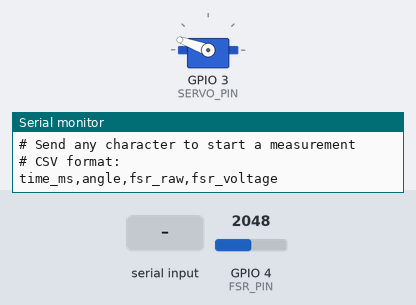
The sketch below on a simulated ESP32. Parts: servo, the last lines printed to the serial monitor. The inputs (shaded band) are chosen by the test bench; at power-on: GPIO 4 (FSR_PIN) = 2048 (analog values on the 0–4095 scale).

Above: at 3.2 s.
3.3 s: "1" received over Serial
At 4.79 s:
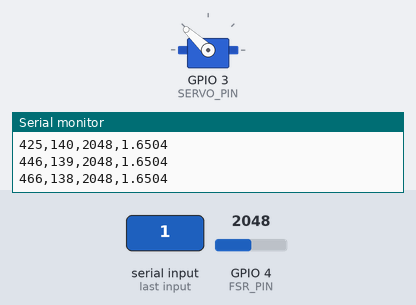
At 8.1 s:
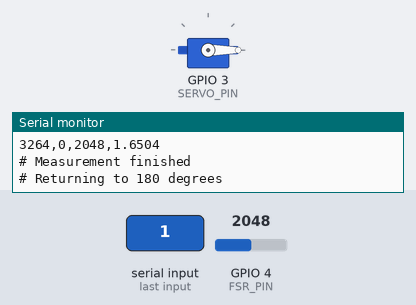
Timing chart, 0 to 13.3 s (numbered marks = the images above; inputs shaded):
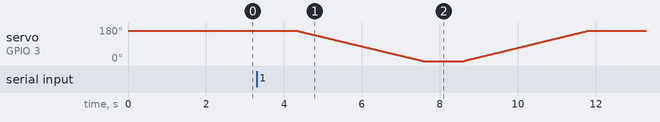

The sketch:

read_value_button.ino
```cpp
#include <ESP32Servo.h>

Servo myServo;

const int SERVO_PIN = 3;
const int FSR_PIN = 4;

const int START_ANGLE = 160;
const int END_ANGLE = 0;

const int STEP_SIZE = 1;
const int STEP_DELAY = 20;  // ms between angle steps, increase for slower movement

const float ADC_REF_VOLTAGE = 3.3;
const int ADC_MAX_VALUE = 4095;

int currentAngle = START_ANGLE;

void setup() {
  Serial.begin(115200);
  delay(1000);

  analogReadResolution(12); // ESP32 ADC: 0 to 4095

  myServo.attach(SERVO_PIN);
  myServo.write(START_ANGLE);
  currentAngle = START_ANGLE;

  delay(1000);

  Serial.println("# Button force measurement ready");
  Serial.println("# Send any character to start a measurement");
  Serial.println("# CSV format:");
  Serial.println("time_ms,angle,fsr_raw,fsr_voltage");
}

void loop() {
  if (Serial.available() > 0) {
    while (Serial.available() > 0) {
      Serial.read();
    }

    runMeasurement();
  }
}

void runMeasurement() {
  Serial.println("# Starting measurement");

  // Move to start position first
  moveServoSmooth(currentAngle, START_ANGLE);
  delay(1000);

  unsigned long startTime = millis();

  // CSV header for each run
  Serial.println("time_ms,angle,fsr_raw,fsr_voltage");

  for (int angle = START_ANGLE; angle >= END_ANGLE; angle -= STEP_SIZE) {
    myServo.write(angle);
    currentAngle = angle;

    delay(STEP_DELAY);

    int fsrRaw = analogRead(FSR_PIN);
    float fsrVoltage = (fsrRaw * ADC_REF_VOLTAGE) / ADC_MAX_VALUE;
    unsigned long elapsedTime = millis() - startTime;

    Serial.print(elapsedTime);
    Serial.print(",");
    Serial.print(angle);
    Serial.print(",");
    Serial.print(fsrRaw);
    Serial.print(",");
    Serial.println(fsrVoltage, 4);
  }

  Serial.println("# Measurement finished");
  Serial.println("# Returning to 180 degrees");

  delay(1000);
  moveServoSmooth(currentAngle, START_ANGLE);

  Serial.println("# Done");
  Serial.println("# Send any character to start another measurement");
}

void moveServoSmooth(int fromAngle, int toAngle) {
  if (fromAngle < toAngle) {
    for (int angle = fromAngle; angle <= toAngle; angle += STEP_SIZE) {
      myServo.write(angle);
      currentAngle = angle;
      delay(STEP_DELAY);
    }
  } else {
    for (int angle = fromAngle; angle >= toAngle; angle -= STEP_SIZE) {
      myServo.write(angle);
      currentAngle = angle;
      delay(STEP_DELAY);
    }
  }
}
```
